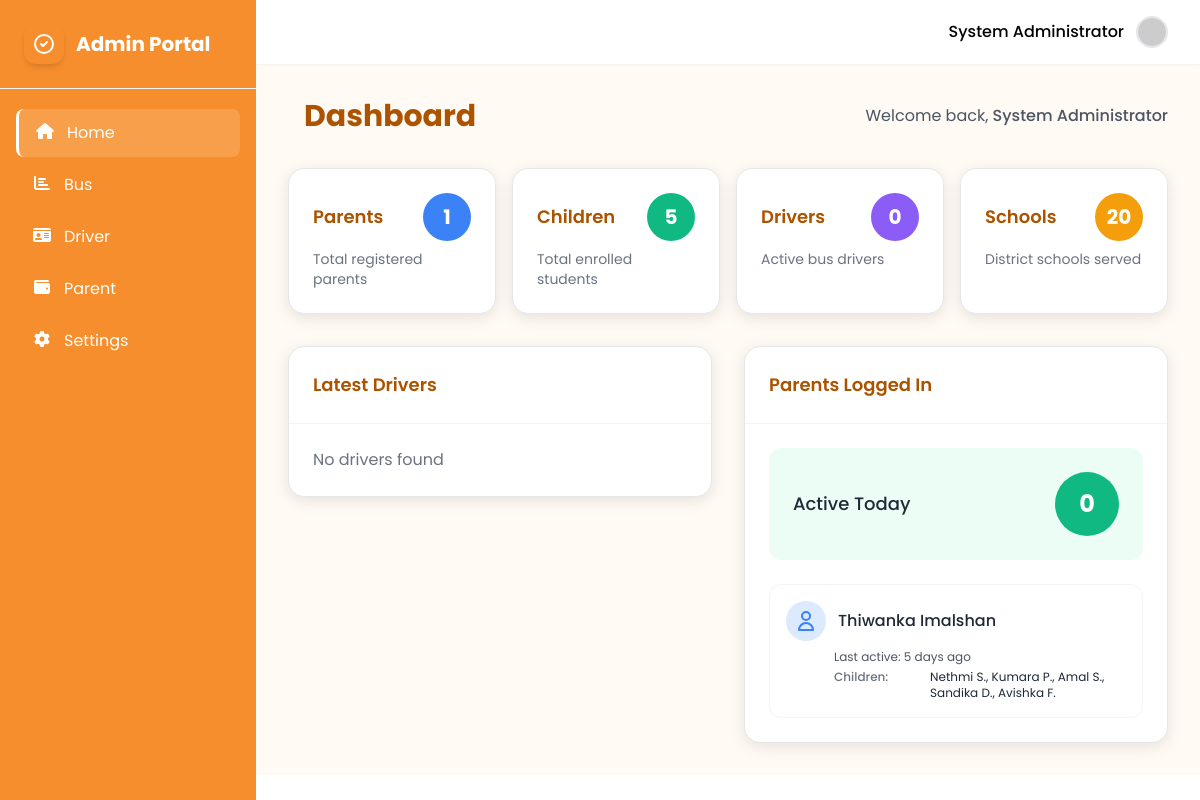
The page /admin_panel/dashboard.php (signed in) on the database its author committed.
### tables this page shows
CREATE TABLE IF NOT EXISTS `parent` (
  `parent_id` int NOT NULL AUTO_INCREMENT,
  `full_name` varchar(100) NOT NULL,
  `email` varchar(100) NOT NULL,
  `password_hash` varchar(255) NOT NULL,
  `phone` varchar(20) NOT NULL,
  `home_address` text NOT NULL,
  `created_at` datetime DEFAULT CURRENT_TIMESTAMP,
  `last_login` datetime DEFAULT NULL,
  PRIMARY KEY (`parent_id`),
  UNIQUE KEY `email` (`email`),
  KEY `idx_parent_email` (`email`)
);

### admin_panel/dashboard.php (the view, shortened to what the rows shown need)
<?php
 $host = "localhost";
 $username = "root";
 $password = "";
 $database = "school_bus_management";
 $conn = new mysqli($host, $username, $password, $database);
?>
<!DOCTYPE html>
<html lang="en">
<head>
    <link href="https://cdn.jsdelivr.net/npm/tailwindcss@2.2.19/dist/tailwind.min.css" rel="stylesheet">
    <link rel="stylesheet" href="https://cdnjs.cloudflare.com/ajax/libs/font-awesome/5.15.4/css/all.min.css">
    <link rel="stylesheet" href="https://cdnjs.cloudflare.com/ajax/libs/font-awesome/6.5.1/css/all.min.css">
</head>
<body class="bg-gradient-to-b from-orange-50 to-orange-100 min-h-screen">
    <div class="hidden md:flex md:fixed md:inset-y-0 md:left-0 md:w-64 nav-bg-purple md:shadow-lg-enhanced md:flex-col md:z-20">
        <div class="p-6 border-b border-gray-100">
            <div class="flex items-center">
                <h1 class="ml-3 text-xl font-bold text-white">Admin Portal</h1>
            </div>
        </div>
    </div>
    <div class="md:pl-64">
        <main class="content-area flex-1 bg-orange-50">
            <div class="max-w-full mx-auto px-4 sm:px-6 lg:px-8 py-8">
                <section id="home-section" class="dashboard-section">
                    <div class="flex flex-col md:flex-row items-start md:items-center justify-between mb-8">
                        <div class="flex items-center space-x-3">
                            <h2 class="text-3xl font-bold heading-brown">Dashboard</h2>
                        </div>
                    </div>
                    <div class="grid grid-cols-1 lg:grid-cols-2 gap-8">
                        <div>
                            <div class="bg-white rounded-2xl shadow-enhanced border border-orange-100 overflow-hidden h-full">
                                <div class="p-6">
                                    <?php
                                    $query = "
                                        SELECT p.parent_id, p.full_name, p.last_login
                                        FROM parent p
                                        WHERE p.last_login IS NOT NULL
                                        ORDER BY p.last_login DESC
                                        LIMIT 5
                                    ";
                                    $result = $conn->query($query);
                                    $parents = [];
                                    if ($result && $result->num_rows > 0) {
                                        while ($row = $result->fetch_assoc()) {
                                            $parents[] = [
                                                'id' => $row['parent_id'],
                                                'name' => $row['full_name'],
                                                'last_login' => $row['last_login']
                                            ];
                                        }
                                    }
                                    function timeAgo($datetime) {
                                        $now = new DateTime();
                                        $past = new DateTime($datetime);
                                        $diff = $now->diff($past);
                                        if ($diff->d > 0) {
                                            return $diff->d . ' day' . ($diff->d > 1 ? 's' : '') . ' ago';
                                        }
                                        return 'just now';
                                    }
                                    $bgColors = ['blue', 'purple', 'yellow', 'green', 'red'];
                                    ?>
                                        <div class="space-y-6">
                                            <?php foreach ($parents as $index => $parent): ?>
                                                <?php $colorIndex = $index % count($bgColors); ?>
                                                <div class="border border-gray-100 rounded-xl p-4">
                                                    <div class="flex items-center mb-2">
                                                        <div class="w-10 h-10 bg-<?php echo $bgColors[$colorIndex]; ?>-100 rounded-full flex items-center justify-center mr-3">
                                                            <svg xmlns="http://www.w3.org/2000/svg" class="h-6 w-6 text-<?php echo $bgColors[$colorIndex]; ?>-500" fill="none" viewBox="0 0 24 24" stroke="currentColor">
                                                                <path stroke-linecap="round" stroke-linejoin="round" stroke-width="2" d="M16 7a4 4 0 11-8 0 4 4 0 018 0zM12 14a7 7 0 00-7 7h14a7 7 0 00-7-7z" />
                                                            </svg>
                                                        </div>
                                                        <h5 class="text-md font-medium text-gray-800"><?php echo htmlspecialchars($parent['name']); ?></h5>
                                                    </div>
                                                    <div class="pl-12 space-y-1">
                                                        <p class="text-xs text-gray-600">Last active: <?php echo timeAgo($parent['last_login']); ?></p>
                                                        <div class="flex">
                                                            <span class="w-24 text-xs font-medium text-gray-500">Children:</span>
                                                            <span class="flex-1 text-xs text-gray-800"><?php echo htmlspecialchars(implode(', ', $parent['children'])); ?></span>
                                                        </div>
                                                    </div>
                                                </div>
                                            <?php endforeach; ?>
                                        </div>
                    </div>
                </section>
                    </div>
            </div>
</body>
</html>

### rows shown on the page
parent: full_name "Thiwanka Imalshan", last_login "5 days ago", children "Nethmi S., Kumara P., Amal S., Sandika D., Avishka F."

### other values the page prints
$admin_name "System Administrator"
$parentCount "1"
$childCount "5"
$driverCount "0"
$schoolCount "20"
$activeParents "0"
